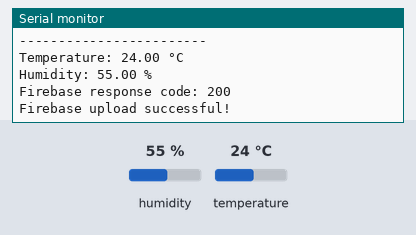
Bench run of a sketch on a simulated ESP32. Parts: the last lines printed to the serial monitor. The inputs (shaded band) are chosen by the test bench; at power-on: humidity 55 %, temperature 24 °C. WiFi joins after 1.5 s; servers stay silent unless stated; uploads are accepted with an empty reply.

Above: at 3.7 s.
3.8 s: humidity set to 22 %
At 7.91 s:
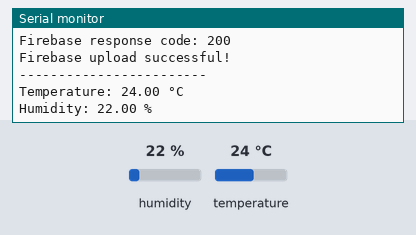
9.6 s: temperature set to 12 °C
At 13.6 s:
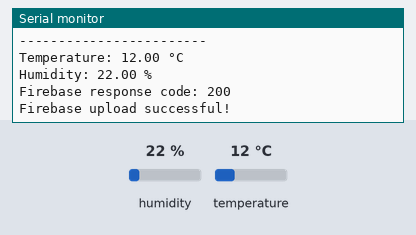
15.4 s: humidity set to 40 %
At 19.7 s:
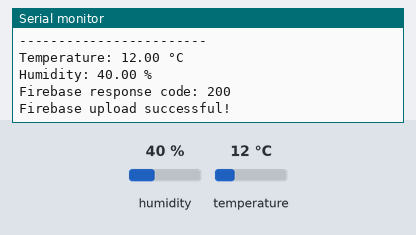
Timing chart, 0 to 21.2 s (numbered marks = the images above; inputs shaded):
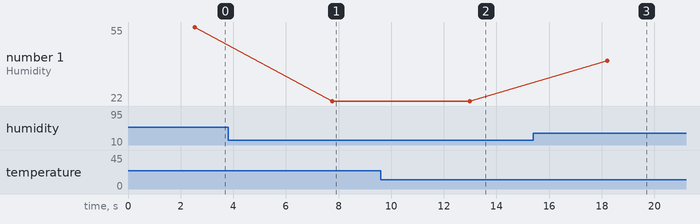

Measured:
- after the input at 3.8 s, the serial monitor: prints a new line after 4.0 s (image 1)
- after the input at 9.6 s, the serial monitor: prints a new line after 3.4 s (image 2)
- after the input at 15.4 s, the serial monitor: prints a new line after 2.8 s (image 3)
- plotted number 1: 55 → 22 after the input at 3.8 s, 22 → 40 after the input at 15.4 s

The sketch:

IoT_TEMP.ino.ino
```cpp
#include <WiFi.h>
#include <WiFiClientSecure.h>
#include <HTTPClient.h>
#include <DHT.h>

// Wi-Fi credentials
const char* ssid = "moto edge";
const char* password = "Aa8121162822";

// Firebase Realtime Database URL
const char* DATABASE_URL =
  "https://esptemp-3d6c4-default-rtdb.firebaseio.com";

// DHT11 sensor configuration
#define DHTPIN 4
#define DHTTYPE DHT11

DHT dht(DHTPIN, DHTTYPE);

void setup() {
  Serial.begin(115200);
  delay(1000);

  dht.begin();

  Serial.println("Connecting to Wi-Fi...");
  WiFi.begin(ssid, password);

  int attempts = 0;

  while (WiFi.status() != WL_CONNECTED && attempts < 40) {
    delay(500);
    Serial.print(".");
    attempts++;
  }

  if (WiFi.status() == WL_CONNECTED) {
    Serial.println("\nWi-Fi connected!");
    Serial.print("IP address: ");
    Serial.println(WiFi.localIP());
  } else {
    Serial.println("\nWi-Fi connection failed!");
  }
}

void loop() {
  if (WiFi.status() != WL_CONNECTED) {
    Serial.println("Wi-Fi disconnected. Reconnecting...");
    WiFi.reconnect();
    delay(5000);
    return;
  }

  float temperature = dht.readTemperature();
  float humidity = dht.readHumidity();

  if (isnan(temperature) || isnan(humidity)) {
    Serial.println("DHT11 reading failed. Check sensor wiring.");
    delay(5000);
    return;
  }

  Serial.println("------------------------");
  Serial.print("Temperature: ");
  Serial.print(temperature);
  Serial.println(" °C");

  Serial.print("Humidity: ");
  Serial.print(humidity);
  Serial.println(" %");

  WiFiClientSecure client;

  // Temporary testing only; skips certificate verification.
  // Use certificate validation for production.
  client.setInsecure();

  HTTPClient http;
  String url = String(DATABASE_URL) + "/temperature.json";

  if (http.begin(client, url)) {
    http.addHeader("Content-Type", "application/json");

    String payload = "{";
    payload += "\"temperature\":" + String(temperature, 1) + ",";
    payload += "\"humidity\":" + String(humidity, 1) + ",";
    payload += "\"timestamp\":{\".sv\":\"timestamp\"}";
    payload += "}";

    int responseCode = http.PUT(payload);

    Serial.print("Firebase response code: ");
    Serial.println(responseCode);

    if (responseCode >= 200 && responseCode < 300) {
      Serial.println("Firebase upload successful!");
    } else if (responseCode > 0) {
      Serial.print("Firebase error response: ");
      Serial.println(http.getString());
    } else {
      Serial.print("HTTP error: ");
      Serial.println(http.errorToString(responseCode));
    }

    http.end();
  } else {
    Serial.println("Unable to start Firebase HTTPS request.");
  }

  delay(5000);
}
```
